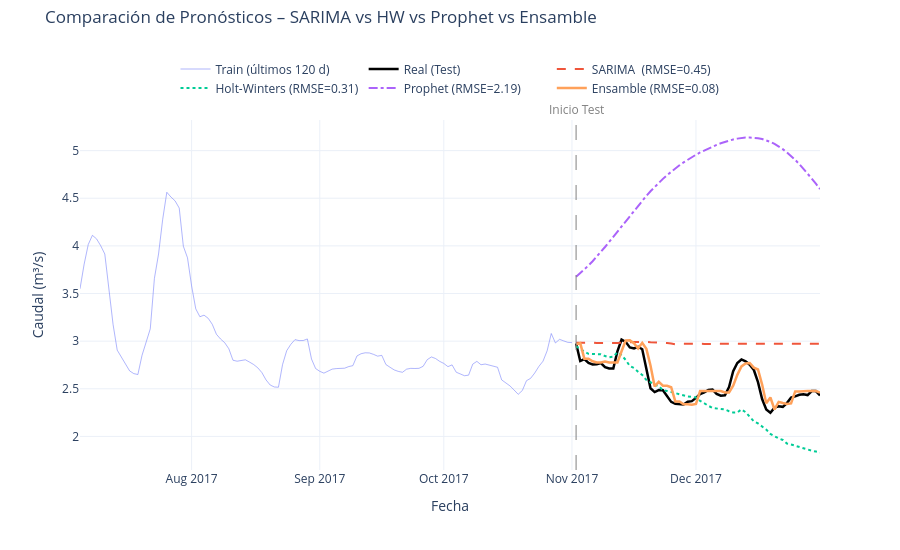

The notebook cell this image was saved under:
### Markdown cell above
## 7. Comparación Visual de los Tres Modelos

Superponemos los pronósticos de **SARIMA**, **Holt-Winters** y **Prophet** sobre los datos reales del período de prueba para evaluar visualmente cuál modelo captura mejor la dinámica del caudal.

### Code cell
# =============================================================================
# CONCEPTO: Comparación visual superpuesta de los cuatro modelos de pronóstico
# -----------------------------------------------------------------------------
# Objetivo: un único gráfico que permite evaluar visualmente cuál modelo
# sigue mejor la dinámica real del caudal en el período de prueba.
#
# Codificación visual por modelo:
#   dash="dash"    → SARIMA   (rojo #EF553B)
#   dash="dot"     → Holt-Winters (verde #00CC96)
#   dash="dashdot" → Prophet  (morado #AB63FA)
#   solid (naranja #FFA15A) → Ensamble (Gradient Boosting) - MEJOR RENDIMIENTO
#   línea sólida negra (width=2.5) → datos reales (referencia más gruesa)
#
# Contexto de train (últimos 120 días, opacity=0.5):
#   → muestra la continuidad entre datos históricos y pronóstico
#   → opacity reducida para que el foco visual quede en el test
#
# Leyenda con RMSE en el nombre de cada traza:
#   name=f"SARIMA  (RMSE={rmse_s:.2f})"
#   → integra la métrica directamente en la leyenda para comparación rápida
#   → evita la necesidad de consultar una tabla separada
#
# add_shape(type="line") → línea vertical en el inicio del test
#   x0=x1=test.index[0]: posición temporal del corte train/test
#   y0=0, y1=1, yref="paper" → línea que ocupa el 100% de la altura del gráfico
#   independientemente de la escala del eje Y
#
# add_annotation → etiqueta textual asociada a la línea vertical
#   showarrow=False: sin flecha, solo texto flotante
#   yanchor="bottom", y=1: posicionado en la parte superior del gráfico
#
# legend(orientation="h", y=1.05) → leyenda horizontal encima del gráfico
#   → evita que tape las series cuando hay múltiples trazas superpuestas
#
# CRITERIO DE USO: La comparación visual es el primer filtro antes de elegir
# un modelo. Un modelo numéricamente mejor (menor RMSE) pero que visualmente
# diverge en la tendencia puede indicar un problema de especificación.
# La inspección visual y las métricas deben usarse conjuntamente.
# =============================================================================
fig_comp = go.Figure()

# Datos reales – train (últimos 120 d) + test
fig_comp.add_trace(go.Scatter(
    x=train.index[-120:], y=train.iloc[-120:],
    mode="lines", name="Train (últimos 120 d)",
    line=dict(color="#636EFA", width=1),
    opacity=0.5,
))
fig_comp.add_trace(go.Scatter(
    x=test.index, y=test,
    mode="lines", name="Real (Test)",
    line=dict(color="black", width=2.5),
))

# Pronósticos
fig_comp.add_trace(go.Scatter(
    x=test.index, y=pred_sarima,
    mode="lines", name=f"SARIMA  (RMSE={rmse_s:.2f})",
    line=dict(color="#EF553B", dash="dash", width=2),
))
fig_comp.add_trace(go.Scatter(
    x=test.index, y=pred_hw,
    mode="lines", name=f"Holt-Winters (RMSE={rmse_hw:.2f})",
    line=dict(color="#00CC96", dash="dot", width=2),
))
fig_comp.add_trace(go.Scatter(
    x=test.index, y=pred_prophet,
    mode="lines", name=f"Prophet (RMSE={rmse_pr:.2f})",
    line=dict(color="#AB63FA", dash="dashdot", width=2),
))
fig_comp.add_trace(go.Scatter(
    x=test.index, y=pred_ensemble,
    mode="lines", name=f"Ensamble (RMSE={rmse_ens:.2f})",
    line=dict(color="#FFA15A", width=2.5),
))

# Línea vertical separando train/test
fig_comp.add_shape(
    type="line",
    x0=test.index[0], x1=test.index[0],
    y0=0, y1=1, yref="paper",
    line=dict(color="gray", dash="longdash", width=1),
)
fig_comp.add_annotation(
    x=test.index[0], y=1, yref="paper",
    text="Inicio Test", showarrow=False,
    yanchor="bottom", font=dict(color="gray"),
)

fig_comp.update_layout(
    title=dict(text="Comparación de Pronósticos – SARIMA vs HW vs Prophet vs Ensamble", y=0.98),
    xaxis_title="Fecha", yaxis_title="Caudal (m³/s)",
    template="plotly_white", height=550,
    margin=dict(t=120),
    legend=dict(orientation="h", yanchor="bottom", y=1.05, xanchor="center", x=0.5),
)
fig_comp.show()
